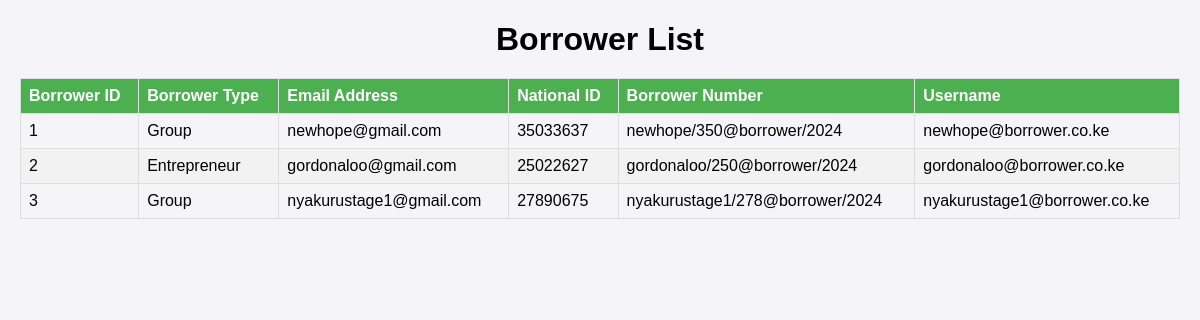
The page /Linker/borrowers/list/ on the database its author committed.
### lender/models.py (models this page shows, shortened)
class Borrower(models.Model):
    borrower_id = models.AutoField(primary_key=True, unique=True)
    BORROWER_TYPE_CHOICES = [
        ('entrepreneur', 'Entrepreneur'),
        ('civil_servant', 'Civil Servant'),
        ('employee', 'Employee'),
        ('unemployed', 'Unemployed'),
        ('group', 'Group'),
    ]
    borrower_type = models.CharField(max_length=20, choices=BORROWER_TYPE_CHOICES)
    email_address = models.EmailField(max_length=30, unique=True, help_text="Enter Email Address:")
    national_id = models.DecimalField(max_digits=8, decimal_places=0, unique=True, validators=[validate_kenyan_id], help_text="Enter National Identification Number:")
    borrower_no = models.CharField(max_length=100, help_text="Enter Borrower Number:", blank=True)
    username = models.CharField(max_length=50, help_text="Enter Borrower Username", blank=True)

### lender/views.py (the view)
# urls.py: path('borrowers/list/', BorrowerListView.as_view(), name='borrower-list'),
class BorrowerListView(ListView):
    model = Borrower
    template_name = 'borrowers_list.html'  # Specify your template name here
    context_object_name = 'borrowers'  # The name of the list in the template context
    def get_queryset(self):
        return Borrower.objects.all()

### lender/templates/borrowers_list.html (shortened to what this page needs)
<!DOCTYPE html>
<html lang="en">
<head>
</head>
<body>
    <h1>Borrower List</h1>
    <table>
        <thead>
            <tr>
                <th>Borrower ID</th>
                <th>Borrower Type</th>
                <th>Email Address</th>
                <th>National ID</th>
                <th>Borrower Number</th>
                <th>Username</th>
            </tr>
        </thead>
        <tbody>
            {% for borrower in borrowers %}
            <tr>
                <td>{{ borrower.borrower_id }}</td>
                <td>{{ borrower.get_borrower_type_display }}</td>
                <td>{{ borrower.email_address }}</td>
                <td>{{ borrower.national_id }}</td>
                <td>{{ borrower.borrower_no }}</td>
                <td>{{ borrower.username }}</td>
            </tr>
            {% empty %}
            <tr>
                <td colspan="6">No borrowers found.</td>
            </tr>
            {% endfor %}
        </tbody>
    </table>
</body>
</html>

### lender/templates/borrowers_list.html (style rules this page uses)
body { font-family: Arial, sans-serif; margin: 20px; padding: 0; background-color: #f4f4f9; }
h1 { text-align: center; margin-bottom: 20px; }
table { width: 100%; border-collapse: collapse; margin: 0 auto; }
th, td { border: 1px solid #ddd; padding: 8px; text-align: left; }
th { background-color: #4CAF50; color: white; font-weight: bold; }
tr:nth-child(even) { background-color: #f2f2f2; }

### rows shown on the page
Borrower: borrower_id "1", borrower_type "Group", email_address "newhope@gmail.com", national_id "35033637", borrower_no "newhope/350@borrower/2024", username "newhope@borrower.co.ke"
Borrower: borrower_id "2", borrower_type "Entrepreneur", email_address "gordonaloo@gmail.com", national_id "25022627", borrower_no "gordonaloo/250@borrower/2024", username "gordonaloo@borrower.co.ke"
Borrower: borrower_id "3", borrower_type "Group", email_address "nyakurustage1@gmail.com", national_id "27890675", borrower_no "nyakurustage1/278@borrower/2024", username "nyakurustage1@borrower.co.ke"
